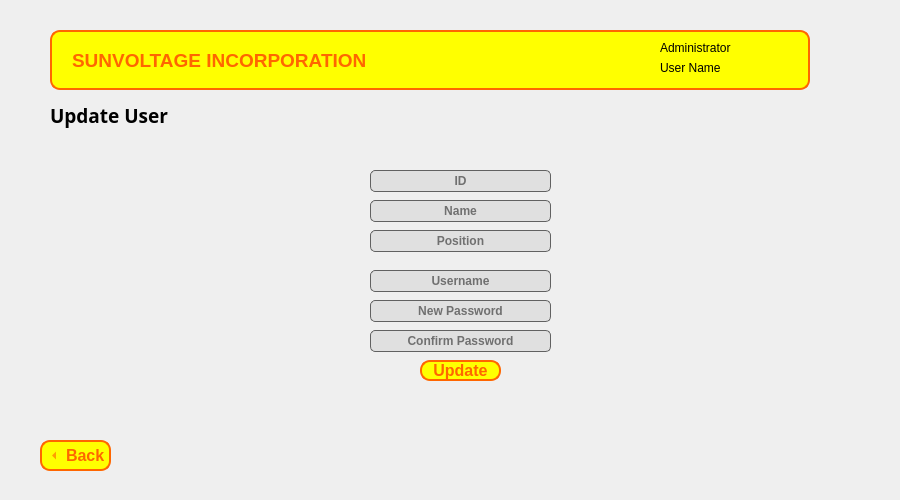
<?xml version="1.0" encoding="UTF-8"?>
<ui version="4.0">
 <class>Form</class>
 <widget class="QWidget" name="Form">
  <property name="geometry">
   <rect>
    <x>0</x>
    <y>0</y>
    <width>900</width>
    <height>500</height>
   </rect>
  </property>
  <property name="windowTitle">
   <string>Form</string>
  </property>
  <widget class="QLineEdit" name="user_position_input">
   <property name="geometry">
    <rect>
     <x>370</x>
     <y>230</y>
     <width>181</width>
     <height>22</height>
    </rect>
   </property>
   <property name="font">
    <font>
     <bold>true</bold>
    </font>
   </property>
   <property name="styleSheet">
    <string notr="true">QLineEdit {
	border: 1px solid #616161;
	background-color: #E0E0E0;
	border-radius: 5px;
}

QLineEdit::placeholder {
    color: #a9a9a9;
}

QLineEdit:focus {
    border: 2px solid #ff6600;
}
</string>
   </property>
   <property name="alignment">
    <set>Qt::AlignCenter</set>
   </property>
   <property name="placeholderText">
    <string>Position</string>
   </property>
  </widget>
  <widget class="QLineEdit" name="user_username_input">
   <property name="geometry">
    <rect>
     <x>370</x>
     <y>270</y>
     <width>181</width>
     <height>22</height>
    </rect>
   </property>
   <property name="font">
    <font>
     <bold>true</bold>
    </font>
   </property>
   <property name="styleSheet">
    <string notr="true">QLineEdit {
	border: 1px solid #616161;
	background-color: #E0E0E0;
	border-radius: 5px;
}

QLineEdit::placeholder {
    color: #a9a9a9;
}

QLineEdit:focus {
    border: 2px solid #ff6600;
}
</string>
   </property>
   <property name="alignment">
    <set>Qt::AlignCenter</set>
   </property>
   <property name="placeholderText">
    <string>Username</string>
   </property>
  </widget>
  <widget class="QLabel" name="label_2">
   <property name="geometry">
    <rect>
     <x>50</x>
     <y>100</y>
     <width>131</width>
     <height>31</height>
    </rect>
   </property>
   <property name="font">
    <font>
     <family>Segoe UI Black</family>
     <pointsize>14</pointsize>
     <bold>true</bold>
    </font>
   </property>
   <property name="text">
    <string>Update User</string>
   </property>
  </widget>
  <widget class="QLineEdit" name="user_ID_input">
   <property name="geometry">
    <rect>
     <x>370</x>
     <y>170</y>
     <width>181</width>
     <height>22</height>
    </rect>
   </property>
   <property name="font">
    <font>
     <bold>true</bold>
    </font>
   </property>
   <property name="styleSheet">
    <string notr="true">QLineEdit {
	border: 1px solid #616161;
	background-color: #E0E0E0;
	border-radius: 5px;
}

QLineEdit::placeholder {
    color: #a9a9a9;
}

QLineEdit:focus {
    border: 2px solid #ff6600;
}
</string>
   </property>
   <property name="text">
    <string/>
   </property>
   <property name="alignment">
    <set>Qt::AlignCenter</set>
   </property>
   <property name="placeholderText">
    <string>ID</string>
   </property>
  </widget>
  <widget class="QLabel" name="adminNamelbl">
   <property name="geometry">
    <rect>
     <x>660</x>
     <y>60</y>
     <width>131</width>
     <height>16</height>
    </rect>
   </property>
   <property name="text">
    <string>User Name</string>
   </property>
  </widget>
  <widget class="QLabel" name="label">
   <property name="geometry">
    <rect>
     <x>660</x>
     <y>40</y>
     <width>81</width>
     <height>16</height>
    </rect>
   </property>
   <property name="text">
    <string>Administrator</string>
   </property>
  </widget>
  <widget class="QPushButton" name="new_admin_button">
   <property name="geometry">
    <rect>
     <x>420</x>
     <y>360</y>
     <width>81</width>
     <height>21</height>
    </rect>
   </property>
   <property name="font">
    <font>
     <pointsize>12</pointsize>
     <bold>true</bold>
    </font>
   </property>
   <property name="styleSheet">
    <string notr="true">QPushButton {
				color: rgb(255, 102, 0);
                background-color: rgb(255, 255, 0);
                border-color: rgb(255, 102, 0);
                border: 2px solid #ff6600;
                border-radius: 10px;
            }
            QPushButton:hover, QPushButton:pressed {
                background-color: rgb(255, 183, 0);
            }</string>
   </property>
   <property name="text">
    <string>Update</string>
   </property>
   <property name="checkable">
    <bool>true</bool>
   </property>
  </widget>
  <widget class="QLabel" name="alert_new_user">
   <property name="geometry">
    <rect>
     <x>390</x>
     <y>390</y>
     <width>141</width>
     <height>16</height>
    </rect>
   </property>
   <property name="text">
    <string/>
   </property>
  </widget>
  <widget class="QToolButton" name="backButton">
   <property name="geometry">
    <rect>
     <x>40</x>
     <y>440</y>
     <width>71</width>
     <height>31</height>
    </rect>
   </property>
   <property name="font">
    <font>
     <pointsize>12</pointsize>
     <bold>true</bold>
    </font>
   </property>
   <property name="styleSheet">
    <string notr="true">QToolButton {
				color: rgb(255, 102, 0);
                background-color: rgb(255, 255, 0);
                border-color: rgb(255, 102, 0);
                border: 2px solid #ff6600;
                border-radius: 10px;
            }
            QToolButton:hover, QToolButton:pressed {
                background-color: rgb(255, 183, 0);
            }</string>
   </property>
   <property name="text">
    <string>Back</string>
   </property>
   <property name="iconSize">
    <size>
     <width>20</width>
     <height>20</height>
    </size>
   </property>
   <property name="checkable">
    <bool>true</bool>
   </property>
   <property name="checked">
    <bool>false</bool>
   </property>
   <property name="toolButtonStyle">
    <enum>Qt::ToolButtonTextBesideIcon</enum>
   </property>
   <property name="arrowType">
    <enum>Qt::LeftArrow</enum>
   </property>
  </widget>
  <widget class="QLineEdit" name="user_name_input">
   <property name="geometry">
    <rect>
     <x>370</x>
     <y>200</y>
     <width>181</width>
     <height>22</height>
    </rect>
   </property>
   <property name="font">
    <font>
     <bold>true</bold>
    </font>
   </property>
   <property name="styleSheet">
    <string notr="true">QLineEdit {
	border: 1px solid #616161;
	background-color: #E0E0E0;
	border-radius: 5px;
}

QLineEdit::placeholder {
    color: #a9a9a9;
}

QLineEdit:focus {
    border: 2px solid #ff6600;
}
</string>
   </property>
   <property name="text">
    <string/>
   </property>
   <property name="alignment">
    <set>Qt::AlignCenter</set>
   </property>
   <property name="placeholderText">
    <string>Name</string>
   </property>
  </widget>
  <widget class="QLineEdit" name="user_confirmpassword_input">
   <property name="geometry">
    <rect>
     <x>370</x>
     <y>330</y>
     <width>181</width>
     <height>22</height>
    </rect>
   </property>
   <property name="font">
    <font>
     <bold>true</bold>
    </font>
   </property>
   <property name="styleSheet">
    <string notr="true">QLineEdit {
	border: 1px solid #616161;
	background-color: #E0E0E0;
	border-radius: 5px;
}

QLineEdit::placeholder {
    color: #a9a9a9;
}

QLineEdit:focus {
    border: 2px solid #ff6600;
}
</string>
   </property>
   <property name="echoMode">
    <enum>QLineEdit::Password</enum>
   </property>
   <property name="alignment">
    <set>Qt::AlignCenter</set>
   </property>
   <property name="placeholderText">
    <string>Confirm Password</string>
   </property>
  </widget>
  <widget class="QLabel" name="Header">
   <property name="geometry">
    <rect>
     <x>50</x>
     <y>30</y>
     <width>760</width>
     <height>60</height>
    </rect>
   </property>
   <property name="font">
    <font>
     <pointsize>14</pointsize>
     <bold>true</bold>
    </font>
   </property>
   <property name="styleSheet">
    <string notr="true">color: rgb(255, 102, 0);
background-color: rgb(255, 255, 0);
border-color: rgb(255, 102, 0);
border: 2px solid #ff6600; 
border-radius: 10px;
</string>
   </property>
   <property name="text">
    <string>SUNVOLTAGE INCORPORATION</string>
   </property>
   <property name="textFormat">
    <enum>Qt::AutoText</enum>
   </property>
   <property name="scaledContents">
    <bool>false</bool>
   </property>
   <property name="margin">
    <number>0</number>
   </property>
   <property name="indent">
    <number>20</number>
   </property>
  </widget>
  <widget class="QLineEdit" name="user_newpassword_input">
   <property name="geometry">
    <rect>
     <x>370</x>
     <y>300</y>
     <width>181</width>
     <height>22</height>
    </rect>
   </property>
   <property name="font">
    <font>
     <bold>true</bold>
    </font>
   </property>
   <property name="styleSheet">
    <string notr="true">QLineEdit {
	border: 1px solid #616161;
	background-color: #E0E0E0;
	border-radius: 5px;
}

QLineEdit::placeholder {
    color: #a9a9a9;
}

QLineEdit:focus {
    border: 2px solid #ff6600;
}
</string>
   </property>
   <property name="text">
    <string/>
   </property>
   <property name="echoMode">
    <enum>QLineEdit::Password</enum>
   </property>
   <property name="alignment">
    <set>Qt::AlignCenter</set>
   </property>
   <property name="placeholderText">
    <string>New Password</string>
   </property>
  </widget>
  <zorder>Header</zorder>
  <zorder>user_position_input</zorder>
  <zorder>user_username_input</zorder>
  <zorder>label_2</zorder>
  <zorder>user_ID_input</zorder>
  <zorder>adminNamelbl</zorder>
  <zorder>label</zorder>
  <zorder>new_admin_button</zorder>
  <zorder>alert_new_user</zorder>
  <zorder>backButton</zorder>
  <zorder>user_name_input</zorder>
  <zorder>user_confirmpassword_input</zorder>
  <zorder>user_newpassword_input</zorder>
 </widget>
 <tabstops>
  <tabstop>user_ID_input</tabstop>
  <tabstop>user_name_input</tabstop>
  <tabstop>user_position_input</tabstop>
  <tabstop>user_username_input</tabstop>
  <tabstop>user_newpassword_input</tabstop>
  <tabstop>user_confirmpassword_input</tabstop>
  <tabstop>new_admin_button</tabstop>
  <tabstop>backButton</tabstop>
 </tabstops>
 <resources/>
 <connections/>
</ui>
